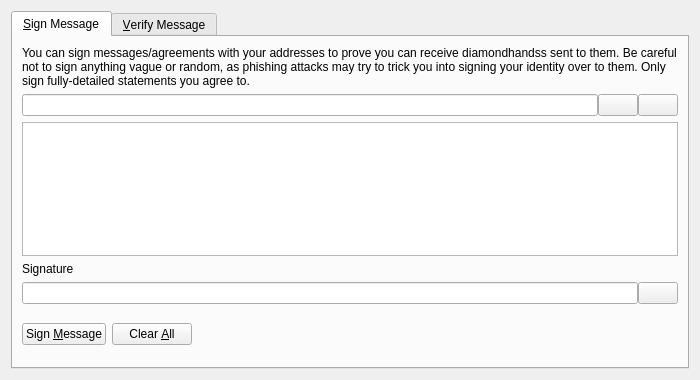
<?xml version="1.0" encoding="UTF-8"?>
<ui version="4.0">
 <class>SignVerifyMessageDialog</class>
 <widget class="QDialog" name="SignVerifyMessageDialog">
  <property name="geometry">
   <rect>
    <x>0</x>
    <y>0</y>
    <width>700</width>
    <height>380</height>
   </rect>
  </property>
  <property name="windowTitle">
   <string>Signatures - Sign / Verify a Message</string>
  </property>
  <property name="modal">
   <bool>true</bool>
  </property>
  <layout class="QVBoxLayout" name="verticalLayout">
   <item>
    <widget class="QTabWidget" name="tabWidget">
     <property name="currentIndex">
      <number>0</number>
     </property>
     <widget class="QWidget" name="tabSignMessage">
      <attribute name="title">
       <string>&amp;Sign Message</string>
      </attribute>
      <layout class="QVBoxLayout" name="verticalLayout_SM">
       <item>
        <widget class="QLabel" name="infoLabel_SM">
         <property name="text">
          <string>You can sign messages/agreements with your addresses to prove you can receive diamondhandss sent to them. Be careful not to sign anything vague or random, as phishing attacks may try to trick you into signing your identity over to them. Only sign fully-detailed statements you agree to.</string>
         </property>
         <property name="textFormat">
          <enum>Qt::PlainText</enum>
         </property>
         <property name="wordWrap">
          <bool>true</bool>
         </property>
        </widget>
       </item>
       <item>
        <layout class="QHBoxLayout" name="horizontalLayout_1_SM">
         <property name="spacing">
          <number>0</number>
         </property>
         <item>
          <widget class="QValidatedLineEdit" name="addressIn_SM">
           <property name="toolTip">
            <string>The DiamondHands address to sign the message with</string>
           </property>
          </widget>
         </item>
         <item>
          <widget class="QPushButton" name="addressBookButton_SM">
           <property name="toolTip">
            <string>Choose previously used address</string>
           </property>
           <property name="text">
            <string/>
           </property>
           <property name="icon">
            <iconset resource="../bitcoin.qrc">
             <normaloff>:/icons/address-book</normaloff>:/icons/address-book</iconset>
           </property>
           <property name="shortcut">
            <string>Alt+A</string>
           </property>
           <property name="autoDefault">
            <bool>false</bool>
           </property>
          </widget>
         </item>
         <item>
          <widget class="QPushButton" name="pasteButton_SM">
           <property name="toolTip">
            <string>Paste address from clipboard</string>
           </property>
           <property name="text">
            <string/>
           </property>
           <property name="icon">
            <iconset resource="../bitcoin.qrc">
             <normaloff>:/icons/editpaste</normaloff>:/icons/editpaste</iconset>
           </property>
           <property name="shortcut">
            <string>Alt+P</string>
           </property>
           <property name="autoDefault">
            <bool>false</bool>
           </property>
          </widget>
         </item>
        </layout>
       </item>
       <item>
        <widget class="QPlainTextEdit" name="messageIn_SM">
         <property name="toolTip">
          <string>Enter the message you want to sign here</string>
         </property>
        </widget>
       </item>
       <item>
        <widget class="QLabel" name="signatureLabel_SM">
         <property name="text">
          <string>Signature</string>
         </property>
         <property name="textFormat">
          <enum>Qt::PlainText</enum>
         </property>
        </widget>
       </item>
       <item>
        <layout class="QHBoxLayout" name="horizontalLayout_2_SM">
         <property name="spacing">
          <number>0</number>
         </property>
         <item>
          <widget class="QLineEdit" name="signatureOut_SM">
           <property name="font">
            <font>
             <italic>true</italic>
            </font>
           </property>
           <property name="readOnly">
            <bool>true</bool>
           </property>
          </widget>
         </item>
         <item>
          <widget class="QPushButton" name="copySignatureButton_SM">
           <property name="toolTip">
            <string>Copy the current signature to the system clipboard</string>
           </property>
           <property name="text">
            <string/>
           </property>
           <property name="icon">
            <iconset resource="../bitcoin.qrc">
             <normaloff>:/icons/editcopy</normaloff>:/icons/editcopy</iconset>
           </property>
           <property name="autoDefault">
            <bool>false</bool>
           </property>
          </widget>
         </item>
        </layout>
       </item>
       <item>
        <layout class="QHBoxLayout" name="horizontalLayout_3_SM">
         <item>
          <widget class="QPushButton" name="signMessageButton_SM">
           <property name="toolTip">
            <string>Sign the message to prove you own this DiamondHands address</string>
           </property>
           <property name="text">
            <string>Sign &amp;Message</string>
           </property>
           <property name="icon">
            <iconset resource="../bitcoin.qrc">
             <normaloff>:/icons/edit</normaloff>:/icons/edit</iconset>
           </property>
           <property name="autoDefault">
            <bool>false</bool>
           </property>
          </widget>
         </item>
         <item>
          <widget class="QPushButton" name="clearButton_SM">
           <property name="toolTip">
            <string>Reset all sign message fields</string>
           </property>
           <property name="text">
            <string>Clear &amp;All</string>
           </property>
           <property name="icon">
            <iconset resource="../bitcoin.qrc">
             <normaloff>:/icons/remove</normaloff>:/icons/remove</iconset>
           </property>
           <property name="autoDefault">
            <bool>false</bool>
           </property>
          </widget>
         </item>
         <item>
          <spacer name="horizontalSpacer_1_SM">
           <property name="orientation">
            <enum>Qt::Horizontal</enum>
           </property>
           <property name="sizeHint" stdset="0">
            <size>
             <width>40</width>
             <height>48</height>
            </size>
           </property>
          </spacer>
         </item>
         <item>
          <widget class="QLabel" name="statusLabel_SM">
           <property name="font">
            <font>
             <weight>75</weight>
             <bold>true</bold>
            </font>
           </property>
           <property name="text">
            <string/>
           </property>
           <property name="wordWrap">
            <bool>true</bool>
           </property>
          </widget>
         </item>
         <item>
          <spacer name="horizontalSpacer_2_SM">
           <property name="orientation">
            <enum>Qt::Horizontal</enum>
           </property>
           <property name="sizeHint" stdset="0">
            <size>
             <width>40</width>
             <height>48</height>
            </size>
           </property>
          </spacer>
         </item>
        </layout>
       </item>
      </layout>
     </widget>
     <widget class="QWidget" name="tabVerifyMessage">
      <attribute name="title">
       <string>&amp;Verify Message</string>
      </attribute>
      <layout class="QVBoxLayout" name="verticalLayout_VM">
       <item>
        <widget class="QLabel" name="infoLabel_VM">
         <property name="text">
          <string>Enter the receiver's address, message (ensure you copy line breaks, spaces, tabs, etc. exactly) and signature below to verify the message. Be careful not to read more into the signature than what is in the signed message itself, to avoid being tricked by a man-in-the-middle attack. Note that this only proves the signing party receives with the address, it cannot prove sendership of any transaction!</string>
         </property>
         <property name="textFormat">
          <enum>Qt::PlainText</enum>
         </property>
         <property name="alignment">
          <set>Qt::AlignLeading|Qt::AlignLeft|Qt::AlignTop</set>
         </property>
         <property name="wordWrap">
          <bool>true</bool>
         </property>
        </widget>
       </item>
       <item>
        <layout class="QHBoxLayout" name="horizontalLayout_1_VM">
         <property name="spacing">
          <number>0</number>
         </property>
         <item>
          <widget class="QValidatedLineEdit" name="addressIn_VM">
           <property name="toolTip">
            <string>The DiamondHands address the message was signed with</string>
           </property>
          </widget>
         </item>
         <item>
          <widget class="QPushButton" name="addressBookButton_VM">
           <property name="toolTip">
            <string>Choose previously used address</string>
           </property>
           <property name="text">
            <string/>
           </property>
           <property name="icon">
            <iconset resource="../bitcoin.qrc">
             <normaloff>:/icons/address-book</normaloff>:/icons/address-book</iconset>
           </property>
           <property name="shortcut">
            <string>Alt+A</string>
           </property>
           <property name="autoDefault">
            <bool>false</bool>
           </property>
          </widget>
         </item>
        </layout>
       </item>
       <item>
        <widget class="QPlainTextEdit" name="messageIn_VM"/>
       </item>
       <item>
        <widget class="QValidatedLineEdit" name="signatureIn_VM"/>
       </item>
       <item>
        <layout class="QHBoxLayout" name="horizontalLayout_2_VM">
         <item>
          <widget class="QPushButton" name="verifyMessageButton_VM">
           <property name="toolTip">
            <string>Verify the message to ensure it was signed with the specified DiamondHands address</string>
           </property>
           <property name="text">
            <string>Verify &amp;Message</string>
           </property>
           <property name="icon">
            <iconset resource="../bitcoin.qrc">
             <normaloff>:/icons/transaction_0</normaloff>:/icons/transaction_0</iconset>
           </property>
           <property name="autoDefault">
            <bool>false</bool>
           </property>
          </widget>
         </item>
         <item>
          <widget class="QPushButton" name="clearButton_VM">
           <property name="toolTip">
            <string>Reset all verify message fields</string>
           </property>
           <property name="text">
            <string>Clear &amp;All</string>
           </property>
           <property name="icon">
            <iconset resource="../bitcoin.qrc">
             <normaloff>:/icons/remove</normaloff>:/icons/remove</iconset>
           </property>
           <property name="autoDefault">
            <bool>false</bool>
           </property>
          </widget>
         </item>
         <item>
          <spacer name="horizontalSpacer_1_VM">
           <property name="orientation">
            <enum>Qt::Horizontal</enum>
           </property>
           <property name="sizeHint" stdset="0">
            <size>
             <width>40</width>
             <height>48</height>
            </size>
           </property>
          </spacer>
         </item>
         <item>
          <widget class="QLabel" name="statusLabel_VM">
           <property name="font">
            <font>
             <weight>75</weight>
             <bold>true</bold>
            </font>
           </property>
           <property name="text">
            <string/>
           </property>
           <property name="wordWrap">
            <bool>true</bool>
           </property>
          </widget>
         </item>
         <item>
          <spacer name="horizontalSpacer_2_VM">
           <property name="orientation">
            <enum>Qt::Horizontal</enum>
           </property>
           <property name="sizeHint" stdset="0">
            <size>
             <width>40</width>
             <height>48</height>
            </size>
           </property>
          </spacer>
         </item>
        </layout>
       </item>
      </layout>
     </widget>
    </widget>
   </item>
  </layout>
 </widget>
 <customwidgets>
  <customwidget>
   <class>QValidatedLineEdit</class>
   <extends>QLineEdit</extends>
   <header>qt/qvalidatedlineedit.h</header>
  </customwidget>
 </customwidgets>
 <resources>
  <include location="../bitcoin.qrc"/>
 </resources>
 <connections/>
</ui>
